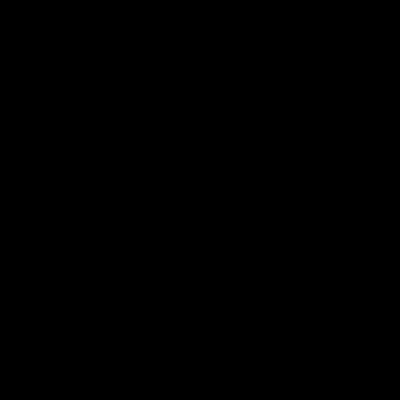
Frame 1 (no input)
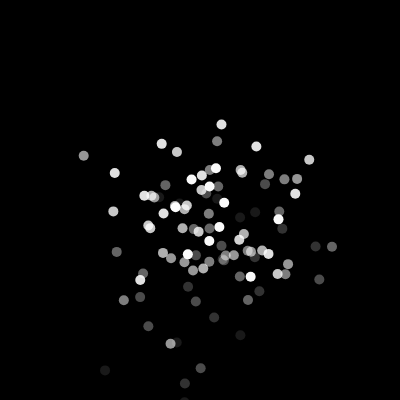
Frame 60 (no input)
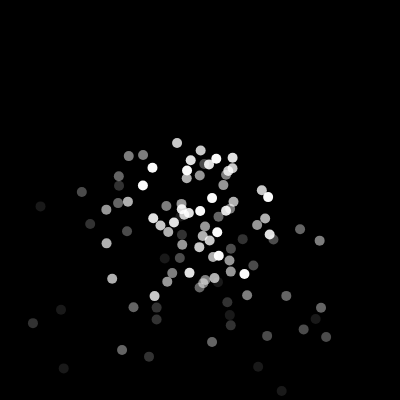
Frame 120 (the mouse pressed at the canvas centre since frame 60)

The p5.js sketch that drew these frames (run headless with seeded random() and noise() and a simulated clock; from frame 60 on, the mouse is pressed at the canvas centre):

// p5.js sketch
// ── sketch.js
let particles = []; // 存储粒子的数组

function setup() {
  createCanvas(400, 400);
  noStroke();
}

function draw() {
  background(0); // 设置背景色为黑色

  // 每帧添加一些新的粒子到数组中
  if (frameCount % 5 === 0) {
    for (let i = 0; i < 10; i++) {
      let angle = random(TWO_PI);
      let radius = random(10, 100);
      let x = width / 2 + cos(angle) * radius;
      let y = height / 2 + sin(angle) * radius;
      let p = new Particle(x, y);
      particles.push(p);
    }
  }

  // 更新并显示所有粒子
  for (let i = particles.length - 1; i >= 0; i--) {
    let p = particles[i];
    p.update();
    p.display();
    if (p.isFinished()) {
      particles.splice(i, 1); // 删除已完成的粒子
    }
  }
}

class Particle {
  constructor(x, y) {
    this.x = x;
    this.y = y;
    this.velocity = createVector(random(-2, 2), random(-2, 2)); // 随机速度
    this.gravity = 0.1;
    this.alpha = 255; // 透明度
  }

  update() {
    this.velocity.y += this.gravity; // 添加重力
    this.x += this.velocity.x;
    this.y += this.velocity.y;
    this.alpha -= 5; // 透明度逐渐减小
  }

  display() {
    fill(255, this.alpha);
    ellipse(this.x, this.y, 10, 10);
  }

  isFinished() {
    return this.alpha < 0; // 判断粒子是否完全透明
  }
}
